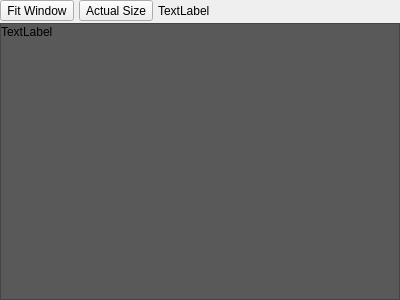
<?xml version="1.0" encoding="UTF-8"?>
<ui version="4.0">
 <class>Form</class>
 <widget class="QWidget" name="Form">
  <property name="geometry">
   <rect>
    <x>0</x>
    <y>0</y>
    <width>400</width>
    <height>300</height>
   </rect>
  </property>
  <property name="windowTitle">
   <string>Form</string>
  </property>
  <layout class="QVBoxLayout" name="verticalLayout">
   <property name="spacing">
    <number>2</number>
   </property>
   <property name="margin">
    <number>0</number>
   </property>
   <item>
    <layout class="QHBoxLayout" name="horizontalLayout">
     <property name="spacing">
      <number>5</number>
     </property>
     <item>
      <widget class="QToolButton" name="buttonFit">
       <property name="text">
        <string>Fit Window</string>
       </property>
      </widget>
     </item>
     <item>
      <widget class="QToolButton" name="buttonActual">
       <property name="text">
        <string>Actual Size</string>
       </property>
      </widget>
     </item>
     <item>
      <widget class="QLabel" name="labelInfo">
       <property name="text">
        <string>TextLabel</string>
       </property>
      </widget>
     </item>
    </layout>
   </item>
   <item>
    <widget class="QScrollArea" name="scrollArea">
     <property name="styleSheet">
      <string notr="true">background-color:rgb(89, 89, 89)</string>
     </property>
     <property name="widgetResizable">
      <bool>true</bool>
     </property>
     <widget class="QWidget" name="scrollAreaWidgetContents">
      <property name="geometry">
       <rect>
        <x>0</x>
        <y>0</y>
        <width>398</width>
        <height>271</height>
       </rect>
      </property>
      <widget class="QLabel" name="labelImage">
       <property name="geometry">
        <rect>
         <x>0</x>
         <y>0</y>
         <width>62</width>
         <height>16</height>
        </rect>
       </property>
       <property name="text">
        <string>TextLabel</string>
       </property>
      </widget>
     </widget>
    </widget>
   </item>
  </layout>
 </widget>
 <resources/>
 <connections/>
</ui>
